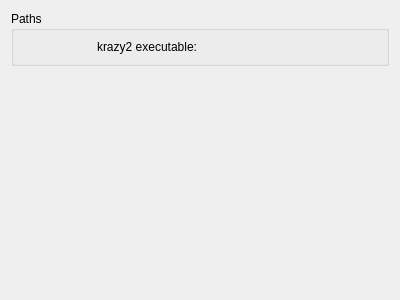
<?xml version="1.0" encoding="UTF-8"?>
<ui version="4.0">
 <class>Krazy2Settings</class>
 <widget class="QWidget" name="Krazy2Settings">
  <property name="geometry">
   <rect>
    <x>0</x>
    <y>0</y>
    <width>400</width>
    <height>300</height>
   </rect>
  </property>
  <property name="windowTitle">
   <string>Krazy2 Settings</string>
  </property>
  <layout class="QVBoxLayout" name="settingsLayout">
   <item>
    <widget class="QGroupBox" name="pathsGroupBox">
     <property name="title">
      <string>Paths</string>
     </property>
     <layout class="QHBoxLayout" name="pathsGroupBoxLayout">
      <item>
       <layout class="QVBoxLayout" name="pathsLabelsLayout">
        <item>
         <widget class="QLabel" name="krazy2Label">
          <property name="text">
           <string>krazy2 executable:</string>
          </property>
          <property name="alignment">
           <set>Qt::AlignRight|Qt::AlignTrailing|Qt::AlignVCenter</set>
          </property>
          <property name="buddy">
           <cstring>kcfg_krazy2Path</cstring>
          </property>
         </widget>
        </item>
       </layout>
      </item>
      <item>
       <layout class="QVBoxLayout" name="pathsUrlsLayout">
        <item>
         <widget class="KUrlRequester" name="kcfg_krazy2Path"/>
        </item>
       </layout>
      </item>
     </layout>
    </widget>
   </item>
   <item>
    <spacer name="settingsSpacer">
     <property name="orientation">
      <enum>Qt::Vertical</enum>
     </property>
     <property name="sizeHint" stdset="0">
      <size>
       <width>20</width>
       <height>186</height>
      </size>
     </property>
    </spacer>
   </item>
  </layout>
 </widget>
 <customwidgets>
  <customwidget>
   <class>KUrlRequester</class>
   <extends>QFrame</extends>
   <header>kurlrequester.h</header>
  </customwidget>
 </customwidgets>
 <resources/>
 <connections/>
</ui>
